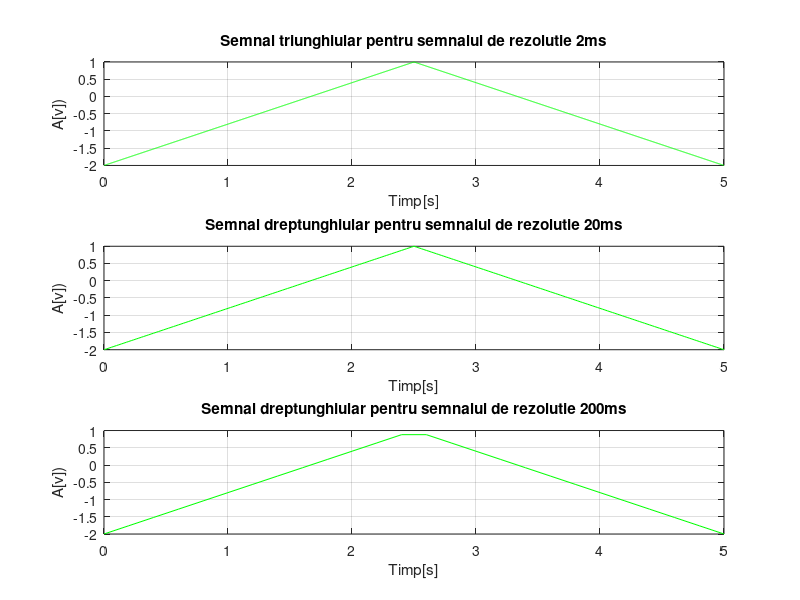

MATLAB code for this plot:
 %Semnal triunghiular periodic:
%T(perioada)=5s,Nivel maxim(A+):+1,Nivel minim(A-):-2

%semnal cu rezolutie temporara de 2ms (2ms=0.002s):
t=0:0.002:5;
f=0.2; %frecventa(f=1/T)
w=2*pi*f;
x=1.5*sawtooth(w*t,0.5)-0.5; %generare semnal triunghiular periodic cu a=1.5,b=-0.5, width=0.5
subplot(3,1,1) %asezarea graficului 1 pe prima pozitie
plot(t,x,'g') %functia folosita pentru reprezentarea grafica a lui x in functie de t
grid
title('Semnal triunghiular pentru semnalul de rezolutie 2ms') %titlul
xlabel('Timp[s]') %denumirea axei Ox
ylabel('A[v])') %denumirea axei Oy


%semnal cu rezolutie temporara de 20ms (20ms=0.02s):
t=0:0.02:5;
f=0.2;%frecventa(f=1/T)
w=2*pi*f;
x=1.5*sawtooth(w*t,0.5)-0.5; %generare semnal triunghiular periodic cu a=1.5,b=-0.5, width=0.5
subplot(3,1,2) %asezarea graficului 2 pe a doua pozitie
plot(t,x,'g') %functia folosita pentru reprezentarea grafica a lui x in functie de t
grid
title('Semnal dreptunghiular pentru semnalul de rezolutie 20ms') %titlul
xlabel('Timp[s]') %denumirea axei Ox
ylabel('A[v])') %denumirea axei Oy

%semnal cu rezolutie temporara de 200ms (200ms=0.2s):
t=0:0.2:5;
f=0.2;%frecventa(f=1/T)
w=2*pi*f;
x=1.5*sawtooth(w*t,0.5)-0.5; %generare semnal triunghiular periodic cu a=1.5,b=-0.5, width=0.5
subplot(3,1,3) %asezarea graficului 3 pe a treia pozitie
plot(t,x,'g') %functia folosita pentru reprezentarea grafica a lui x in functie de t
grid
title('Semnal dreptunghiular pentru semnalul de rezolutie 200ms') %titlul
xlabel('Timp[s]') %denumirea axei Ox
ylabel('A[v])') %denumirea axei Oy
